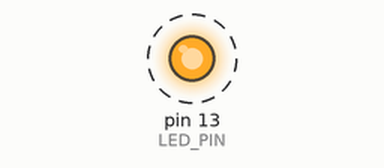
This sketch was run on a simulated Arduino Uno, built with avr-gcc and run on an emulated ATmega328P. On the bench: output pins drawn as LEDs (lit = HIGH). Dashed ring = blinking. What the sketch prints to the serial monitor is not drawn.

Above: at 0.7 s.
Timing chart, 0 to 3.5 s (numbered marks = the images above):
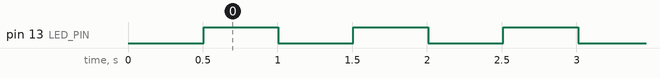

The sketch:

phase1_led_blink.ino
```cpp
/*
 * Arduino IoT Workshop - Phase 1: LED Blink
 *
 * Components Used:
 * - Arduino Uno R3
 * - Red LED (direct connection)
 * - Breadboard with power rails
 * - Breadboard power supply module
 *
 * Pin Assignments:
 * - Pin 13: Red LED (direct connection to ground rail)
 * - Arduino 5V: Breadboard top rail (positive power)
 * - Arduino GND: Breadboard bottom rail (ground)
 *
 * Wiring Diagram:
 * Arduino 5V  ----->  Breadboard Top Rail (Red/Positive)
 * Arduino GND ----->  Breadboard Bottom Rail (Blue/Negative)
 * Pin 13      ----->  LED Positive Lead (longer leg)
 * LED Negative ----->  Breadboard Ground Rail (direct connection)
 *
 * Expected Behavior:
 * - LED blinks continuously: 500ms ON, 500ms OFF
 * - Serial output shows LED state changes with timestamps
 * - System information displayed on startup
 * - Non-blocking millis() timing used
 * - Ready for Phase 2 (Button + Buzzer)
 *
 * Serial Output Examples:
 * "=== Arduino IoT Workshop - Phase 1 ==="
 * "LED Blink System Initialized"
 * "LED State: ON (Elapsed: 1234ms)"
 * "LED State: OFF (Elapsed: 1734ms)"
 */

// Pin definitions
#define LED_PIN 13

// Timing constants
#define BLINK_INTERVAL 500  // 500ms on/off cycle

// Global variables
unsigned long previousBlinkTime = 0;
bool ledState = false;
unsigned long startTime = 0;
unsigned long lastSerialUpdate = 0;
const unsigned long serialUpdateInterval = 500; // Update serial every 500ms

void setup() {
  // Initialize Serial communication
  Serial.begin(9600);

  // Wait for Serial to initialize
  while (!Serial) {
    ; // Wait for serial port to connect
  }

  // Configure LED pin as output
  pinMode(LED_PIN, OUTPUT);

  // Record start time
  startTime = millis();

  // Display workshop header and system information
  displayWorkshopHeader();

  // Initialize LED to OFF state
  digitalWrite(LED_PIN, LOW);
  ledState = false;

  Serial.println("LED Blink System Ready!");
  Serial.println("================================");
}

void loop() {
  unsigned long currentTime = millis();

  // Non-blocking LED blink control using millis()
  blinkLED();

  // Update serial output with current status (every 500ms)
  if (currentTime - lastSerialUpdate >= serialUpdateInterval) {
    updateSerial();
    lastSerialUpdate = currentTime;
  }

  // Small delay for stability
  delay(10);
}

void blinkLED() {
  unsigned long currentTime = millis();

  // Check if it's time to change LED state
  if (currentTime - previousBlinkTime >= BLINK_INTERVAL) {
    // Toggle LED state
    ledState = !ledState;
    digitalWrite(LED_PIN, ledState);

    // Update timing for next blink
    previousBlinkTime = currentTime;
  }
}

void updateSerial() {
  unsigned long elapsedTime = millis() - startTime;

  // Display LED state changes
  if (ledState) {
    Serial.print("LED State: ON  (Elapsed: ");
  } else {
    Serial.print("LED State: OFF (Elapsed: ");
  }
  Serial.print(elapsedTime);
  Serial.println("ms)");
}

void displayWorkshopHeader() {
  Serial.println();
  Serial.println("========================================");
  Serial.println("=== Arduino IoT Workshop - Phase 1 ===");
  Serial.println("========================================");
  Serial.println("LED Blink System Initialized");
  Serial.println();
  Serial.println("Hardware Configuration:");
  Serial.print("Pin ");
  Serial.print(LED_PIN);
  Serial.println(": Red LED (direct connection)");
  Serial.println("Breadboard: Power distribution");
  Serial.println("Connection: LED negative to ground rail");
  Serial.println();
  Serial.println("Blink Pattern: 500ms ON, 500ms OFF");
  Serial.println("Timing: Non-blocking millis() based");
  Serial.println();
  Serial.println("Next Phase: Button + Buzzer (Phase 2)");
  Serial.println("========================================");
  Serial.println();
}

/*
 * Common Issues and Solutions:
 *
 * 1. LED not lighting:
 *    - Check LED polarity (longer leg = positive)
 *    - Verify LED negative connected directly to ground rail
 *    - Ensure ground connection to breadboard rail
 *    - Check pin 13 connection
 *
 * 2. LED always on/off:
 *    - Check pin 13 connection
 *    - Verify code uploaded successfully
 *    - Check for loose breadboard connections
 *    - Ensure proper power supply
 *
 * 3. Irregular blinking:
 *    - Check power supply stability
 *    - Verify all connections are secure
 *    - Ensure no interference from other components
 *    - Check for loose jumper wires
 *
 * 4. No serial output:
 *    - Verify baud rate is set to 9600
 *    - Check USB connection and COM port
 *    - Ensure Serial Monitor is open in Arduino IDE
 *    - Verify Arduino is properly powered
 *
 * 5. LED dim or flickering:
 *    - Verify power supply voltage (5V)
 *    - Check for loose connections
 *    - Ensure proper breadboard power rail connections
 *    - Check LED quality and connections
 */
```

Measured:
- by itself, pin 13 (LED_PIN): alternates HIGH for 0.50 s and LOW for 0.50 s
